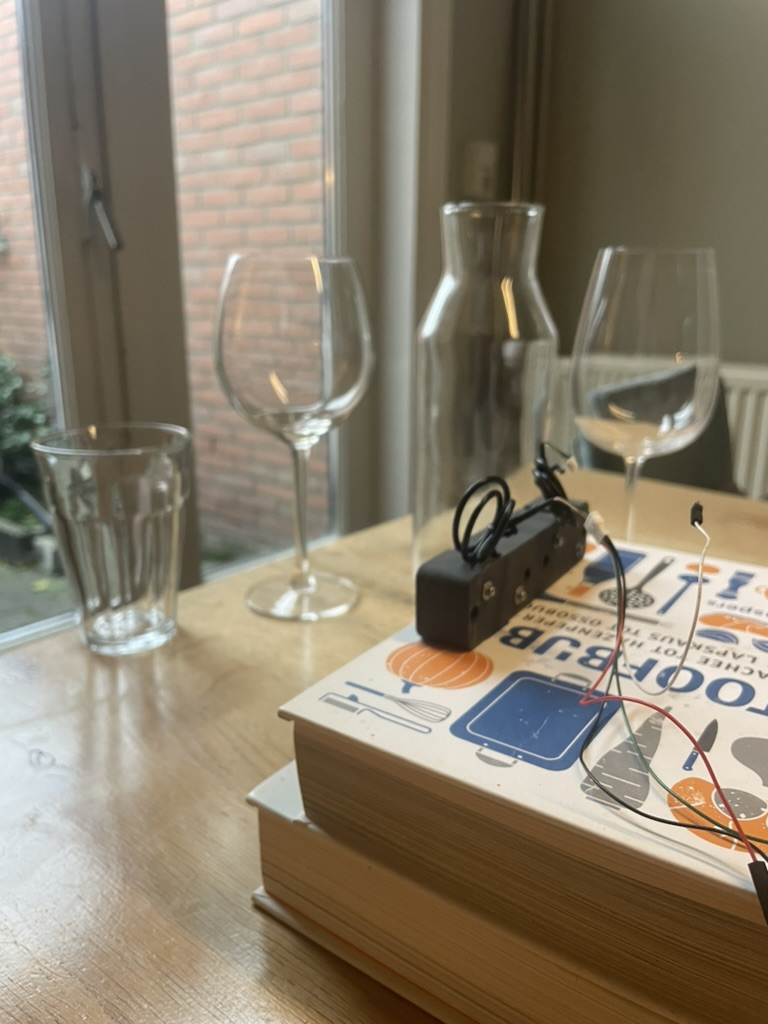
#> input picture glazen.jpeg, 768 x 1024 px
$ python openCV.py
#> lines starting #> are read from the running program, lines starting #| are printed output that depends on the picture; after the words box and inside, x2 and y2 are one past the last pixel; in counts of white or black regions, pixels touching at a corner belong together
import cv2
import numpy as np

# Read the image
image = cv2.imread("glazen.jpeg")
#> image is the input picture: shape (1024, 768, 3); mean B, G, R 106.8, 125.2, 135.6

if image is None:
    print("Error: Image not found!")
    exit()

# Convert to grayscale
gray = cv2.cvtColor(image, cv2.COLOR_BGR2GRAY)
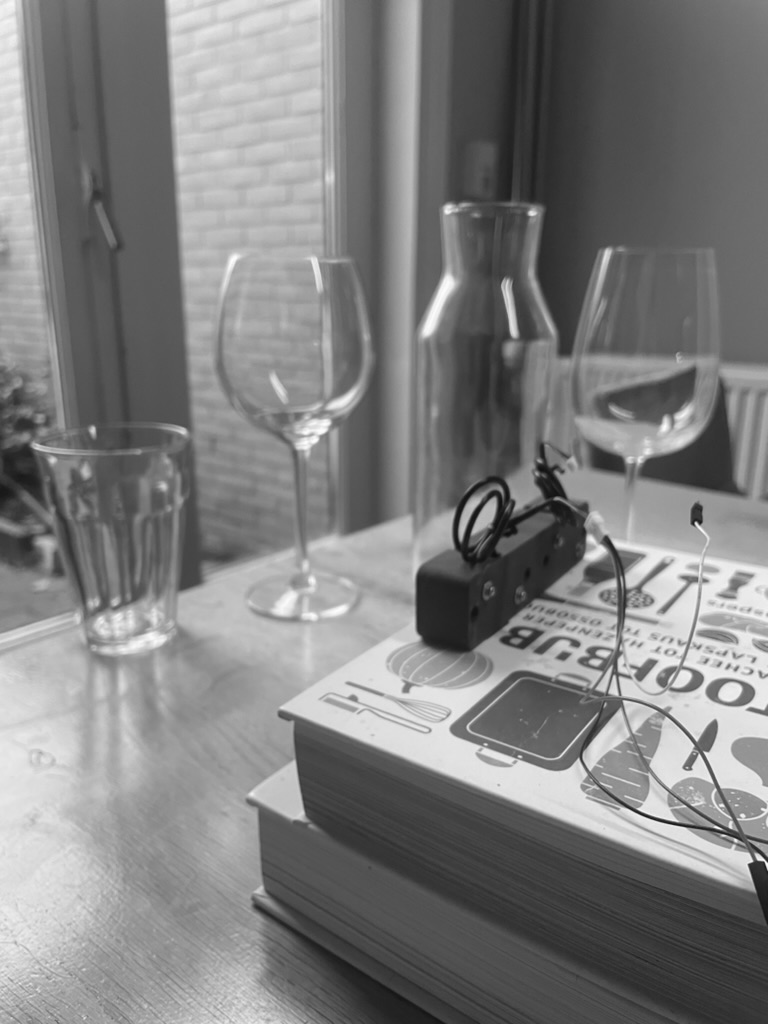
#> gray: shape (1024, 768); min 14, max 255, mean 126.2

# Optional: Blur to reduce noise before edge detection
blurred = cv2.GaussianBlur(gray, (5, 5), 0)

# Use Canny to detect edges
edges = cv2.Canny(blurred, 20, 50)
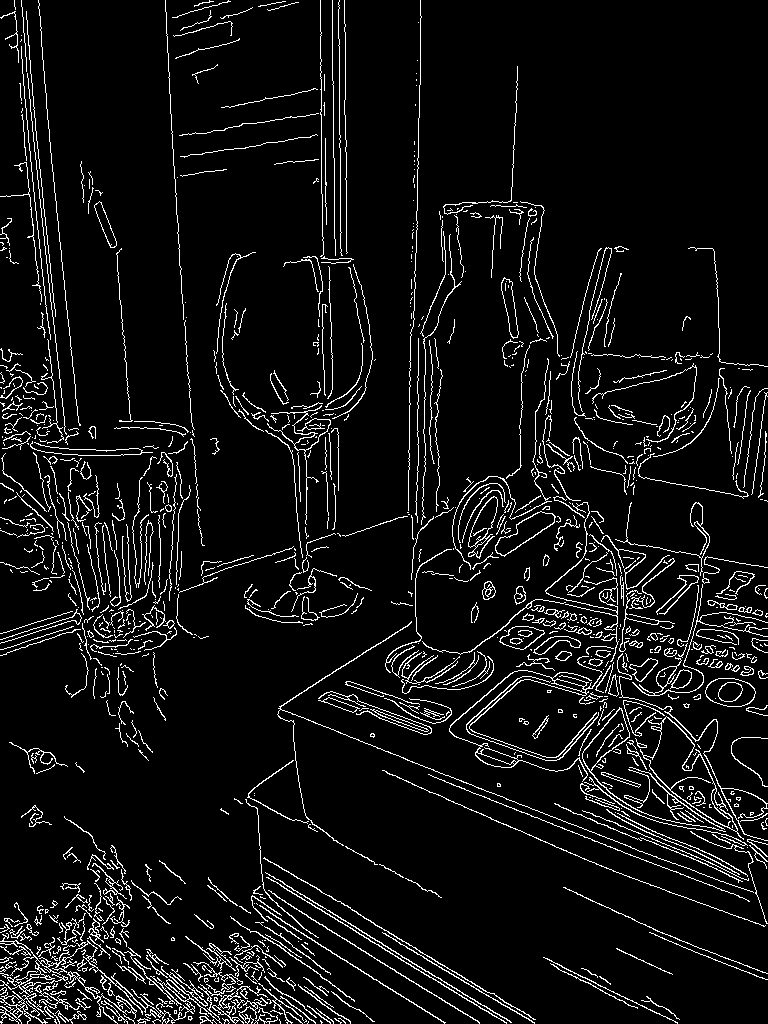
#> edges: shape (1024, 768); 6.7% white in thin lines or dots

# Show the edges for tuning
cv2.imshow("Edges", edges)

# Find contours
contours, hierarchy = cv2.findContours(edges, cv2.RETR_EXTERNAL, cv2.CHAIN_APPROX_SIMPLE)
#> contours = 1101 contours, 961 with area under 20; largest, box (x1, y1, x2, y2) and area: (640, 716, 744, 840) 3796, (582, 707, 726, 832) 1294, (705, 678, 756, 707) 1111, (495, 511, 556, 557) 1060, (0, 933, 225, 1024) 906

# Create a copy of the image to draw contours
contour_image = image.copy()

# Draw all contours for visualization
cv2.drawContours(contour_image, contours, -1, (255, 0, 0), 2)
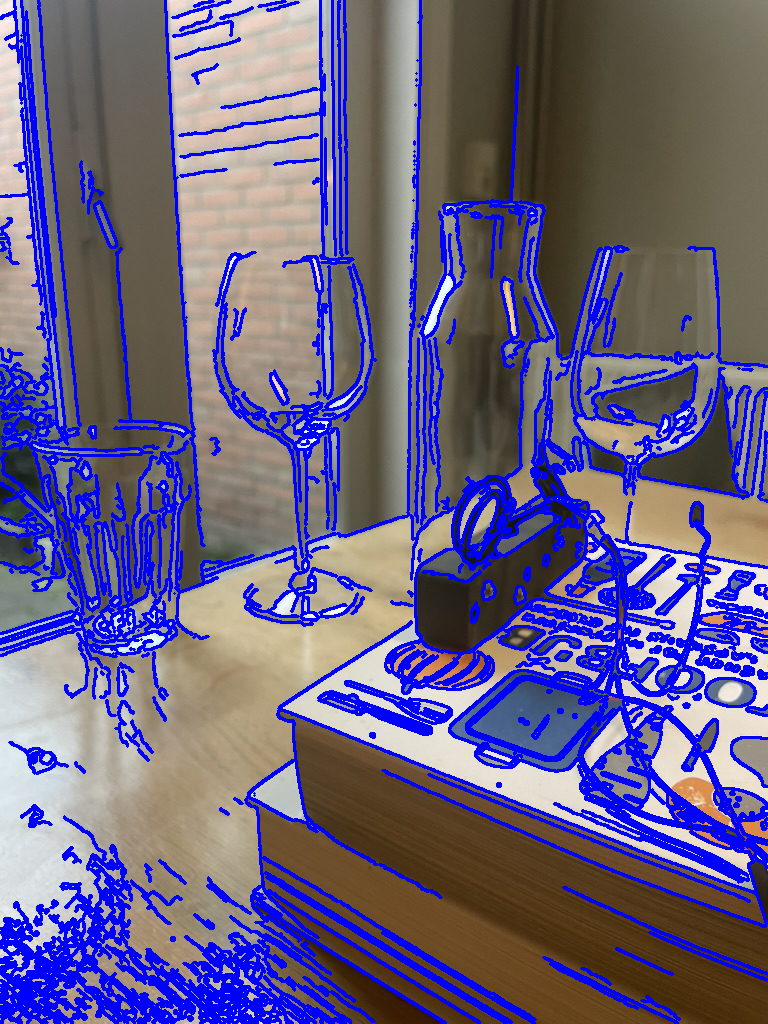
#> contour_image: shape (1024, 768, 3); mean B, G, R 134.5, 96.2, 104.7

# Show the contours for tuning
cv2.imshow("Contours", contour_image)

# Iterate over all contours
for contour in contours:
    # Compute the bounding box of the contour
    x, y, w, h = cv2.boundingRect(contour)

    # Filter out very small boxes (likely noise)
    # You can adjust the threshold area to suit your needs
    if w * h > 9000:
        # Draw the rectangle around the contour
        cv2.rectangle(
            image,
            (x, y),
            (x + w, y + h),
            (0, 255, 0),
            2
        )

        # You could place a generic label such as "Object"
        cv2.putText(
            image,
            f"Object (h = {h}px)",
            (x, y - 10),
            cv2.FONT_HERSHEY_SIMPLEX,
            0.5,
            (0, 255, 0),
            2
        )
#> this loop made 1101 passes
#> (x, y, w, h) on passes 2 to 4: (320, 1020, 3, 4), (304, 1019, 3, 4), (279, 1019, 2, 5)
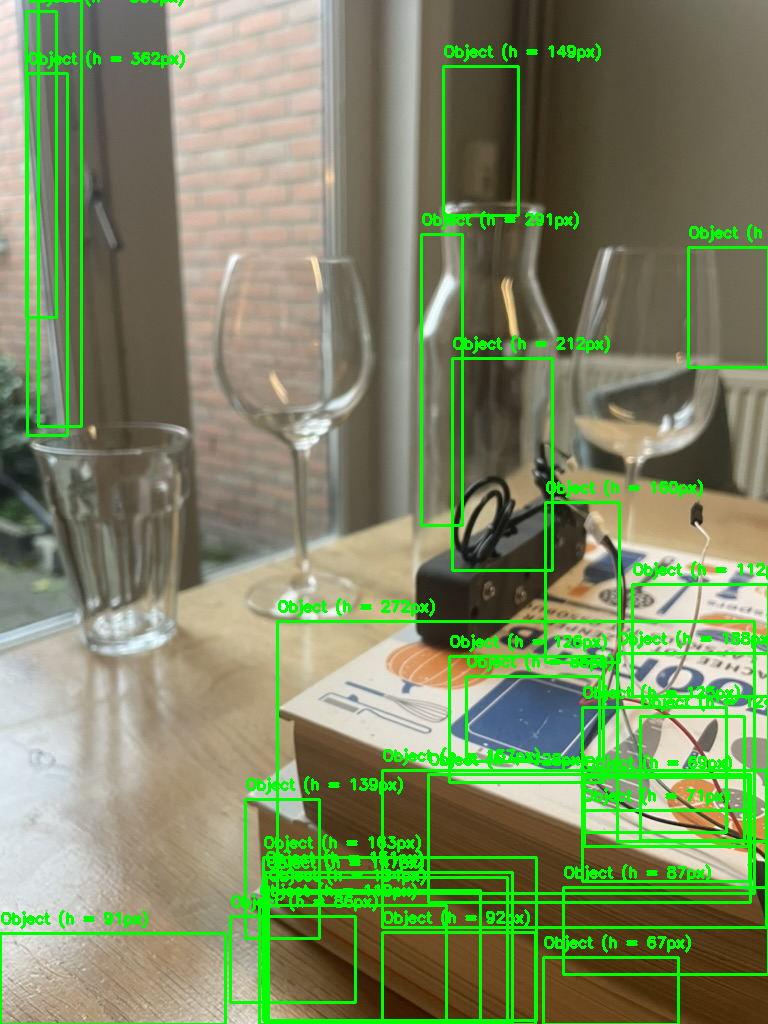
#> image: shape (1024, 768, 3); 9.2% of pixels changed, all inside (x1, y1, x2, y2) = (0, 0, 768, 1024)

# Show the output image with detected objects
cv2.imshow("Detected Objects", image)

# Wait until a key is pressed, then close all windows
cv2.waitKey(0)
cv2.destroyAllWindows()
